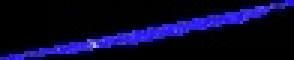
#> input picture CNN_AI/Segmentacion/Azul R2.jpg, 98 x 20 px, found by its file name (shown 3 times larger)
$ python histograma.py
#> lines starting #> are read from the running program, lines starting #| are printed output that depends on the picture; after the words box and inside, x2 and y2 are one past the last pixel; in counts of white or black regions, pixels touching at a corner belong together
import cv2 as cv
import numpy as np
from matplotlib import pyplot as plt

# Cargar la imagen
img_path = cv.imread('data/Azul R2.jpg')
#> img_path is the input picture: shape (20, 98, 3); mean B, G, R 42.6, 7, 9.4

# Canales de la imagen
R = img_path[:, :, 0]
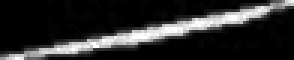
#> R: shape (20, 98) (shown 3 times larger); min 0, max 255, mean 42.6
G = img_path[:, :, 1]
B = img_path[:, :, 2]

# Conversión de RGB a escala de grises
A = (0.299 * R)
A2 = (0.587 * G)
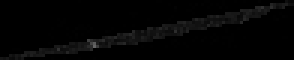
#> A2: shape (20, 98) float64 (shown 3 times larger); min 0, max 101.6, mean 4.1
A3 = (0.114 * B)
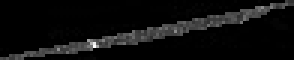
#> A3: shape (20, 98) float64 (shown 3 times larger); min 0, max 20.29, mean 1.1; drawn with min black and max white
AT = (A + A2 + A3)
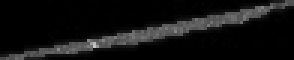
#> AT: shape (20, 98) float64 (shown 3 times larger); min 0, max 198.1, mean 17.9

# Conversión a enteros
entero = AT.astype(np.uint8)

# Umbralización
m, n = np.shape(entero)
#> m = 20; n = 98
for i in range(m):
    for j in range(n):
        if entero[i, j] >100:
            entero[i, j] = 0
        else:
            entero[i, j] = 1
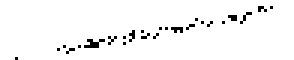
#> entero: shape (20, 98) (shown 3 times larger); values 0 (black) and 1 (white), 96.6% white; black in thin lines or dots, all inside (x1, y1, x2, y2) = (5, 2, 91, 20)
MatrizTrans=np.transpose(entero)
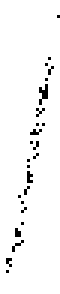
#> MatrizTrans: shape (98, 20) (shown 3 times larger); values 0 (black) and 1 (white), 96.6% white; black in thin lines or dots, all inside (x1, y1, x2, y2) = (2, 5, 20, 91)
#Matriz transpuesta de la transpuesta
Girar=np.transpose(MatrizTrans)
# Calcular el histograma
hist = cv.calcHist([entero], [0], None, [255], [0, 255])
#> hist = 255 values, max 1893 at index 1, min 0 at index 2, mean 7.69

# Mostrar histograma
plt.subplot(1,4,1)
plt.imshow(hist)
plt.title("Histograma de la imagen binarizada")
plt.xlabel("Valor de píxel")
plt.ylabel("Frecuencia")
plt.subplot(1,4,2)
plt.imshow(entero,cmap='gray')
plt.subplot(1,4,3)
plt.imshow(MatrizTrans)
plt.subplot(1,4,4)
plt.imshow(Girar)

#plt.figure(2)
#plt.plot(m,n)
plt.show()
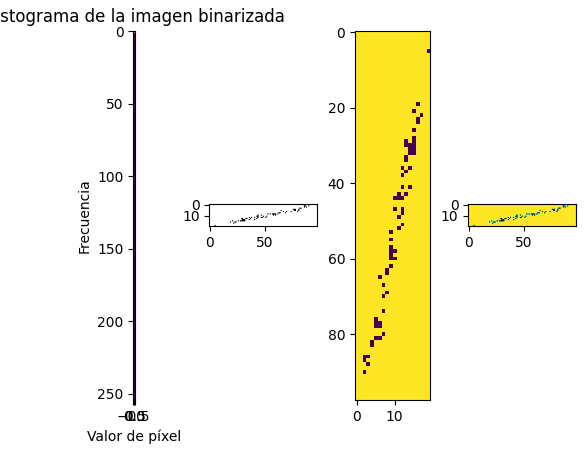
#> figure drawn by matplotlib, 4 panels
